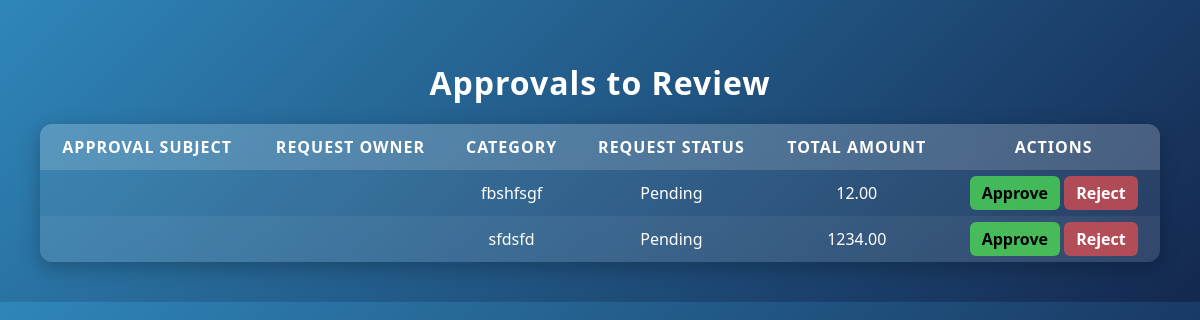
/review/, run on an earlier commit of the app's database.
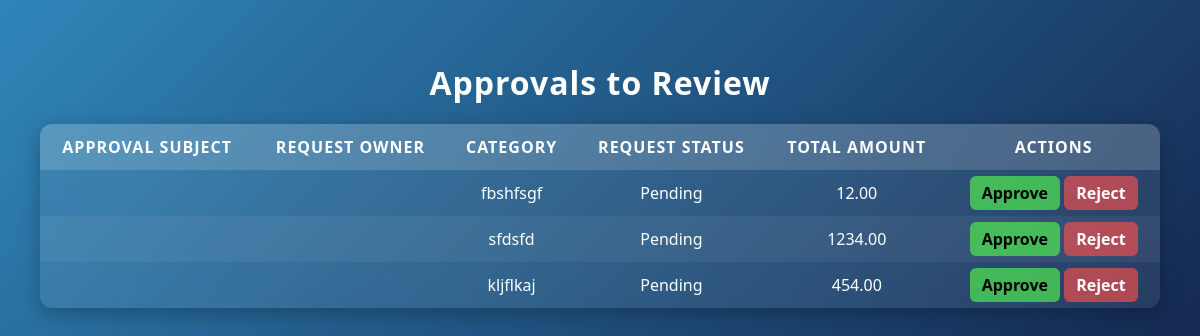
And on a later commit of the database.
### employee/models.py (models this page shows, shortened)
class EmployeeExpense(models.Model):
    STATUS_CHOICES = [
        ('Pending', 'Pending'),
        ('Approved', 'Approved'),
        ('Rejected', 'Rejected'),
    ]
    employee = models.ForeignKey(User, on_delete=models.CASCADE)
    description = models.TextField()
    date = models.DateField()
    category = models.CharField(max_length=100)
    paid_by = models.CharField(max_length=100)
    remarks = models.TextField(blank=True, null=True)
    amount = models.DecimalField(max_digits=10, decimal_places=2)
    status = models.CharField(max_length=20, choices=STATUS_CHOICES, default='Pending')

### Manager/views.py (the view)
# urls.py: path('review/', views.review, name='review'),
def review(request):
    user = EmployeeExpense.objects.all()
    return render(request, 'review.html', {'user': user})

### Manager/templates/review.html (shortened to what this page needs)
<!DOCTYPE html>
<html lang="en">
<head>
</head>
<body>
    <h1>Approvals to Review</h1>
    <table>
        <thead>
            <tr>
                <th>Approval Subject</th>
                <th>Request Owner</th>
                <th>Category</th>
                <th>Request Status</th>
                <th>Total Amount</th>
                <th>Actions</th>
            </tr>
        </thead>
        <tbody>
            {% for exp in user %}
            <tr>
                <td>{{ exp.subject }}</td>
                <td>{{ exp.owner.username }}</td>
                <td>{{ exp.category }}</td>
                <td>{{ exp.status }}</td>
                <td>{{ exp.amount }}</td>
                <td>
                    {% if exp.status == "Pending" %}
                        <a href="{% url 'approve_expense' exp.id %}" class="btn approve">Approve</a>
                        <a href="{% url 'reject_expense' exp.id %}" class="btn reject">Reject</a>
                    {% else %}
                        {{ exp.status }}
                    {% endif %}
                </td>
            </tr>
            {% endfor %}
        </tbody>
    </table>
</body>
</html>

What changed in the data, as far as the page shows it:
added EmployeeExpense: category "kljflkaj", status "Pending", amount "454.00", shows "Approve"
